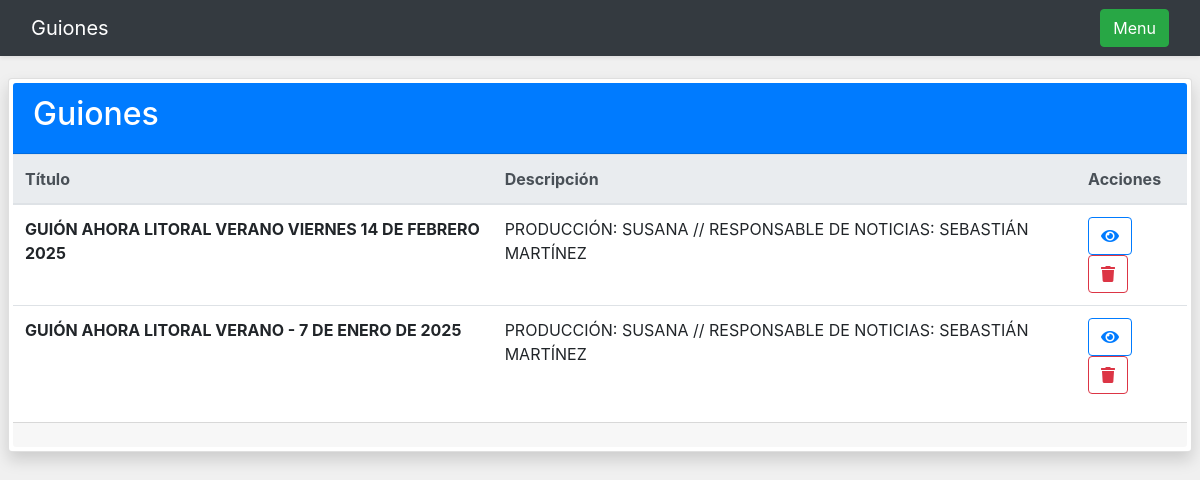
The app's page /listado_guiones, older data.
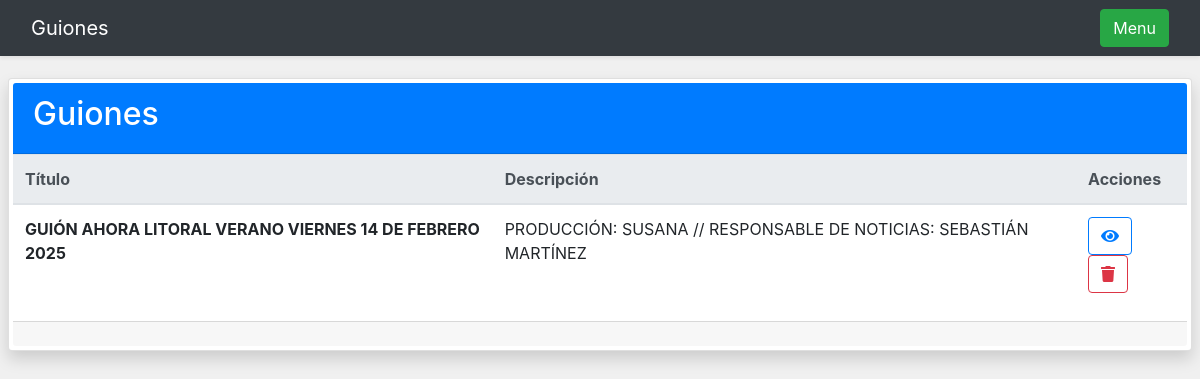
The same page, newer data.
### app.py (models this page shows)
class Guion(db.Model):
    __tablename__ = 'guion'
    id = db.Column(db.Integer, primary_key=True)
    nombre = db.Column(db.String(200), nullable=False)
    descripcion = db.Column(db.String(500), nullable=False)
    textos = db.relationship('Texto', backref='guion', lazy=True)

### app.py (the view)
@app.route('/listado_guiones')
def listado_guiones():
    guiones = Guion.query.all()
    return render_template('listado_guiones.html', guiones=guiones)

### templates/listado_guiones.html (shortened to what this page needs)
{% extends "base.html" %}
{% block extra_script %}
    <link rel="stylesheet" href="{{ url_for('static', filename='css/@fortawesome/fontawesome-free/css/all.min.css') }}">
{% endblock extra_script %}
{% block body %}
    <nav class="navbar navbar-expand-lg navbar-dark bg-dark fixed-top shadow-sm">
        <div class="container-fluid">
            <a class="navbar-brand" href="#">Guiones</a>
                <a href="/">
                    <button class="btn btn-success">Menu</button>
                </a>
            </div>
    </nav>
    <div class="card shadow p-1 m-2 rounded">
        <div class="card-header text-white bg-primary">
            <h2>Guiones</h2>
        </div>
        <div class="card-body p-0 m-0">
            <table class="table table-hover">
                <thead class="thead-light">
                <tr>
                    <th>Título</th>
                    <th>Descripción</th>
                    <th>Acciones</th>
                </tr>
                </thead>
                <tbody>
                {% for guion in guiones %}
                    <tr>
                        <td><strong>{{ guion.nombre }}</strong></td>
                        <td>{{ guion.descripcion }}</td>
                        <td>
                            <a href="{{ url_for('ver_guion', id=guion.id) }}">
                                <button class="btn btn-outline-primary"><i class="fas fa-eye"></i></button>
                            </a>
                            <button class="btn btn-outline-danger" onclick="borrarGuion({{ guion.id }})"><i
                                    class="fas fa-trash"></i></button>
                        </td>
                    </tr>
                {% endfor %}
                </tbody>
            </table>
        </div>
        <div class="card-footer">
        </div>
    </div>
{% endblock body %}

### templates/base.html (shortened to what this page needs)
<!DOCTYPE html>
<html lang="es">
<head>
    <link rel="stylesheet" href="{{ url_for('static', filename='bootstrap-4.1.3/dist/css/bootstrap.css') }}">
    {% block extra_script %}
    {% endblock extra_script %}
</head>
<body>
{% block body %}
{% endblock body %}
</body>
</html>

### templates/base.html (style rules this page uses)
body { background-color: #f0f0f0; }

### templates/listado_guiones.html (style rules this page uses)
body { padding-top: 70px; }

Row changes from the older to the newer data that the page shows:
removed Guion: nombre "GUIÓN AHORA LITORAL VERANO - 7 DE ENERO DE 2025", descripcion "PRODUCCIÓN: SUSANA // RESPONSABLE DE NOTICIAS: SEBASTIÁN MARTÍNEZ"
